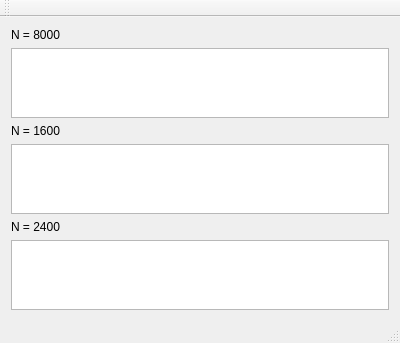
<?xml version="1.0" encoding="UTF-8"?>
<ui version="4.0">
 <class>MainWindow</class>
 <widget class="QMainWindow" name="MainWindow">
  <property name="geometry">
   <rect>
    <x>0</x>
    <y>0</y>
    <width>400</width>
    <height>300</height>
   </rect>
  </property>
  <property name="windowTitle">
   <string>MainWindow</string>
  </property>
  <widget class="QWidget" name="centralWidget">
   <layout class="QVBoxLayout" name="verticalLayout_2">
    <item>
     <layout class="QVBoxLayout" name="verticalLayout">
      <item>
       <widget class="QLabel" name="label_3">
        <property name="text">
         <string>N = 8000</string>
        </property>
       </widget>
      </item>
      <item>
       <widget class="QTextEdit" name="textEdit"/>
      </item>
      <item>
       <widget class="QLabel" name="label_2">
        <property name="text">
         <string>N = 1600</string>
        </property>
       </widget>
      </item>
      <item>
       <widget class="QTextEdit" name="textEdit_2"/>
      </item>
      <item>
       <widget class="QLabel" name="label">
        <property name="text">
         <string>N = 2400</string>
        </property>
       </widget>
      </item>
      <item>
       <widget class="QTextEdit" name="textEdit_3"/>
      </item>
     </layout>
    </item>
   </layout>
  </widget>
  <widget class="QMenuBar" name="menuBar">
   <property name="geometry">
    <rect>
     <x>0</x>
     <y>0</y>
     <width>400</width>
     <height>22</height>
    </rect>
   </property>
  </widget>
  <widget class="QToolBar" name="mainToolBar">
   <attribute name="toolBarArea">
    <enum>TopToolBarArea</enum>
   </attribute>
   <attribute name="toolBarBreak">
    <bool>false</bool>
   </attribute>
  </widget>
  <widget class="QStatusBar" name="statusBar"/>
 </widget>
 <layoutdefault spacing="6" margin="11"/>
 <resources/>
 <connections/>
</ui>
